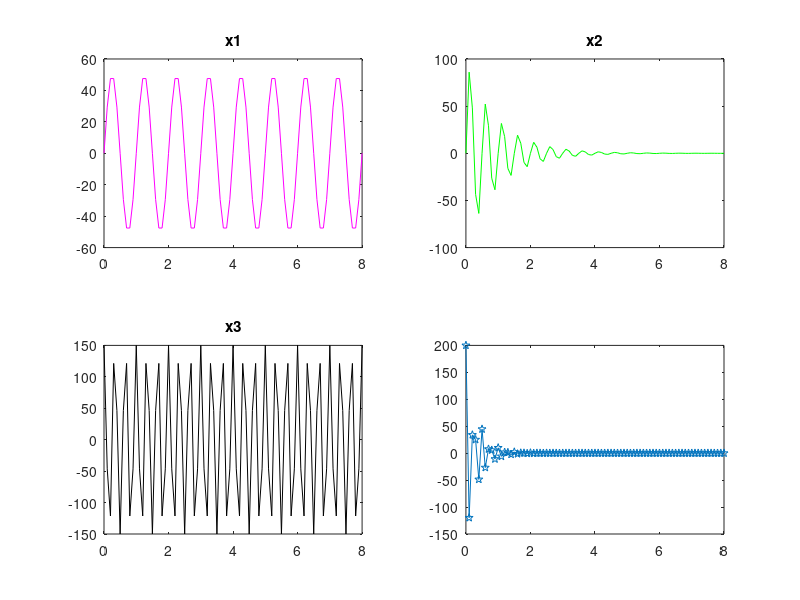

MATLAB code to generate this figure:
t=0:0.1:8;
x1=50*sin(2*pi*t);
x2=100*(exp(-t)).*sin(4*pi*t);
x3=150*cos(6*pi*t);
x4=200*(exp(-3*t)).*cos(8*pi*t);

subplot(2,2,1);
plot(t,x1,'m-');
title('x1');
subplot(2,2,2);
plot(t,x2,'g-');
title('x2');
subplot(2,2,3);
plot(t,x3,'k-');
title('x3');
subplot(2,2,4);
plot(t,x4,'p-');




